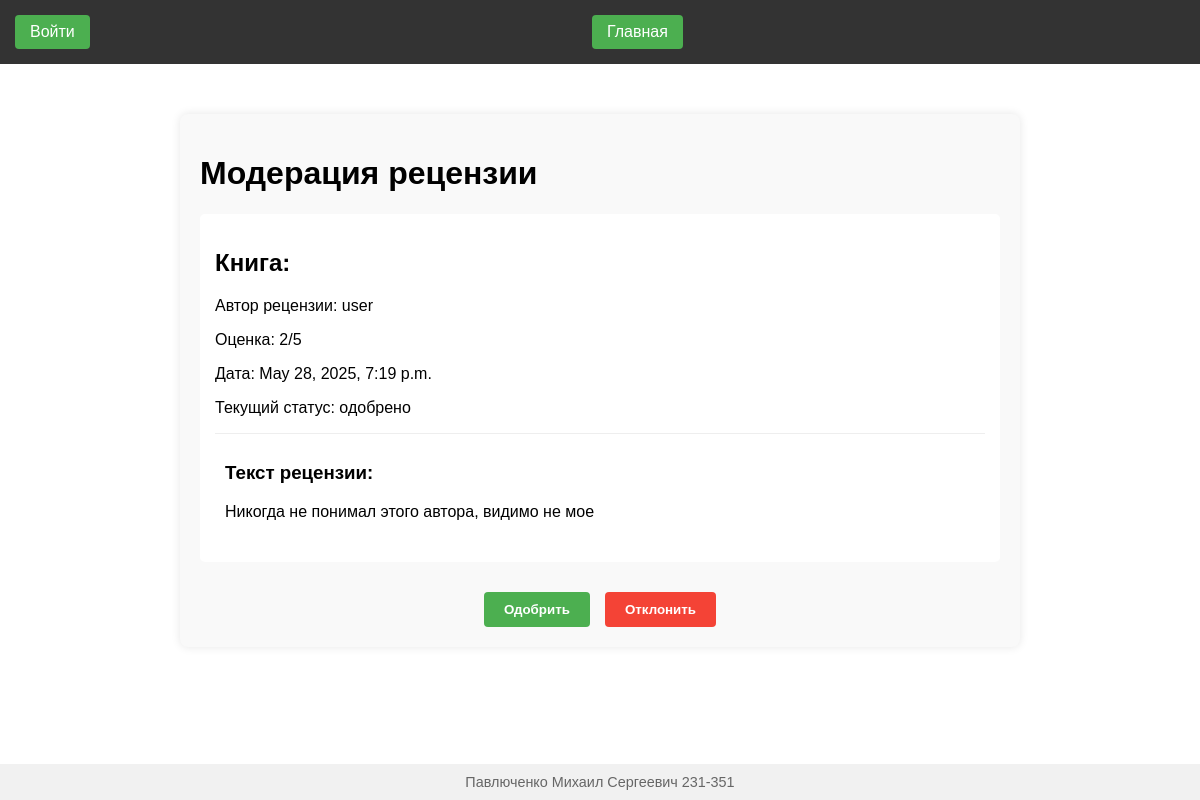
The page /reviews/detail/6 on the database its author committed.
### main/models.py (models this page shows, shortened)
class Review(models.Model):
    book = models.ForeignKey("Book", on_delete=models.CASCADE, related_name="reviews")
    user = models.ForeignKey(User, on_delete=models.CASCADE)
    rate = models.IntegerField()
    text = models.TextField()
    status = models.PositiveIntegerField(choices=STATUS_CHOICES, validators=[MinValueValidator(1),MaxValueValidator(3)], default=1)
    date = models.DateTimeField(auto_now=True)
    def get_status_display(self):
        return STATUSES[self.status-1]

### review_management/views.py (the view, shortened to what this page needs)
# urls.py: path('detail/<int:pk>', ReviewModerationView.as_view(), name="mod_reviews_detail")
class ReviewModerationView(View):
    template_name = 'review_management/moder_reviews_detail.html'
    def get(self, request, pk):
        review = get_object_or_404(Review, id=pk)
        context = {
            'review': review,
            'statuses': STATUSES,
        }
        return render(request, self.template_name, context)

### templates/review_management/moder_reviews_detail.html (shortened to what this page needs)
{% extends 'base.html' %}
{% load static %}
{% block header_loading %}
<link rel="stylesheet" href="{% static 'css/review_management/detail.css' %}">
{% endblock %}
{% block content %}
<div class="review-moderation-container">
    <h1>Модерация рецензии</h1>
    <div class="review-details">
        <h2>Книга: {{ review.book.title }}</h2>
        <p>Автор рецензии: {{ review.user.username }}</p>
        <p>Оценка: {{ review.rate }}/5</p>
        <p>Дата: {{ review.date }}</p>
        <p>Текущий статус: {{ review.get_status_display }}</p>
        <div class="review-text">
            <h3>Текст рецензии:</h3>
            <p>{{ review.text }}</p>
        </div>
    </div>
    <form method="post" class="moderation-actions">
        <button type="submit" name="action" value="approve" class="btn-approve">Одобрить</button>
        <button type="submit" name="action" value="reject" class="btn-reject">Отклонить</button>
    </form>
</div>
{% endblock %}

### static/css/base.css (style rules this page uses)
body { font-family: Arial, sans-serif; margin: 0; padding: 0; display: flex; flex-direction: column; min-height: 100vh; }

### static/css/review_management/detail.css (style rules this page uses)
.review-moderation-container { max-width: 800px; margin: 30px auto; padding: 20px; background-color: #f9f9f9; border-radius: 8px; box-shadow: 0 0 10px rgba(0,0,0,0.1); }
.review-details { margin-bottom: 30px; padding: 15px; background-color: white; border-radius: 5px; }
.review-text { margin-top: 15px; padding: 10px; border-top: 1px solid #eee; }
.moderation-actions { display: flex; gap: 15px; justify-content: center; }
.btn-approve, .btn-reject { padding: 10px 20px; border: none; border-radius: 4px; cursor: pointer; font-weight: bold; transition: all 0.3s; }
.btn-approve { background-color: #4CAF50; color: white; }
.btn-reject { background-color: #f44336; color: white; }

### rows shown on the page
Review: user.username "user", rate "2", date "May 28, 2025, 7:19 p.m.", status "одобрено", text "Никогда не понимал этого автора, видимо не мое"
